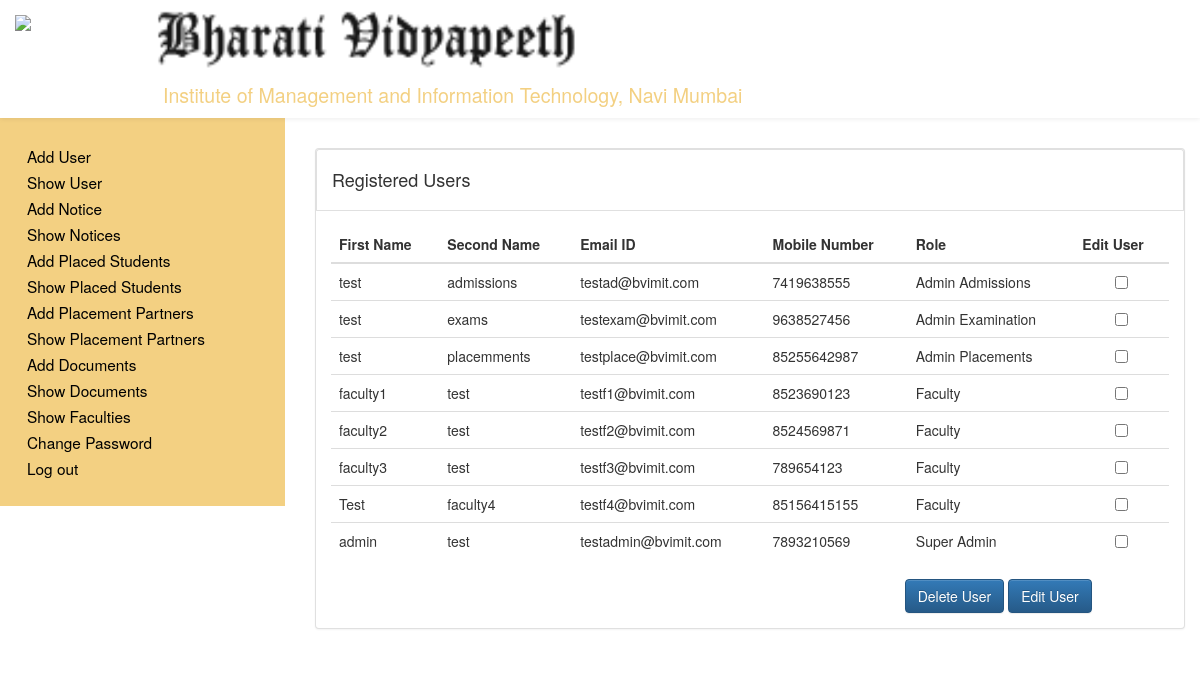
The page /admin_showUser.php (signed in) on the database its author committed.
### tables this page shows
CREATE TABLE IF NOT EXISTS `role` (
  `role_id` int(11) NOT NULL AUTO_INCREMENT,
  `user_id` int(11) NOT NULL,
  `role` varchar(100) NOT NULL,
  PRIMARY KEY (`role_id`),
  UNIQUE KEY `role_id` (`role_id`),
  UNIQUE KEY `user_id` (`user_id`)
);

CREATE TABLE IF NOT EXISTS `user` (
  `user_id` int(11) NOT NULL AUTO_INCREMENT,
  `faculty_id` int(11) DEFAULT NULL,
  `first_name` varchar(100) NOT NULL,
  `second_name` varchar(100) NOT NULL,
  `email_id` varchar(100) NOT NULL,
  `password` varchar(100) NOT NULL,
  `mobile` double NOT NULL,
  `profile_image` longblob,
  PRIMARY KEY (`user_id`),
  UNIQUE KEY `user_id` (`user_id`),
  UNIQUE KEY `emai_id` (`email_id`),
  UNIQUE KEY `mobile` (`mobile`),
  UNIQUE KEY `faculty_id` (`faculty_id`)
);

### admin_showUser.php (the view, shortened to what this page needs)
<?php require_once('includes/connection.php'); ?>
<?php include('includes/header_admin.php'); ?>
<div class="col-md-9 padding-top-30 show_users">
	<div class="panel">
		<div class="panel-heading">
			<h4> Registered Users </h4>
		</div>
		<div class="panel-body">
			<form name="Form" action="<?php echo $_SERVER['PHP_SELF']; ?>" method="post">
				<table class="table">
					<thead>
						<th>First Name</th>
						<th>Second Name</th>
						<th>Email ID</th>
						<th>Mobile Number</th>
						<th>Role</th>
						<th>Edit User</th>
					</thead>
					<tbody>
						<?php
							$query = "Select user.user_id, user.faculty_id, user.first_name, user.second_name, user.email_id, user.mobile, role.role from user, role where user.user_id = role.user_id ORDER BY role.role";
							$result = mysqli_query($connection, $query);
							if(mysqli_num_rows($result) != 0){
								while($row = mysqli_fetch_array($result, MYSQLI_ASSOC)){
									echo "<tr>";
										echo "<td>" .$row['first_name']. "</td>";
										echo "<td>" .$row['second_name']. "</td>";
										echo "<td>" .$row['email_id']. "</td>";
										echo "<td>" .$row['mobile']. "</td>";
										echo "<td>" .$row['role']. "</td>";
										echo "<td><input type=\"checkbox\" name=\"userId[]\" value=".$row['user_id']."></td>";
									echo "</tr>";
								}
							}else if(mysqli_num_rows($result) == 0){
								echo "<h3 class=\"test-center\"> No records for the users </h3>";
							}else{
								echo mysqli_error($connection);
							}
						?>
					</tbody>
				</table>
				<div class="col-md-4 float-right">
					<button class="btn btn-primary " name="btnDeleteUser" id="btnDeleteUser"> Delete User </button>
					<button class="btn btn-primary " name="btnEditUser" id="btnEditUser"> Edit User </button>
				</div>
			</form>
		</div>
	</div>
</div>
<?php require('includes/footer_admin.php'); ?>

### assets/css/style.css (style rules this page uses)
.padding-top-30 { padding-top: 30px; }
.float-right { float: right; }
input { font-size: 1em; padding: 10px 10px 10px 10px; display: block; width: 100%; border: none; background: transparent; color: #000; border-bottom: 1px solid #757575; }
.show_users .panel, .show_users .panel-heading { border: 1px solid rgba(0, 0, 0, 0.12); }

### rows shown on the page
role: user.first_name "test", user.second_name "admissions", user.email_id "testad@bvimit.com", user.mobile "7419638555", role "Admin Admissions"
role: user.first_name "test", user.second_name "exams", user.email_id "testexam@bvimit.com", user.mobile "9638527456", role "Admin Examination"
role: user.first_name "test", user.second_name "placemments", user.email_id "testplace@bvimit.com", user.mobile "85255642987", role "Admin Placements"
role: user.first_name "faculty1", user.second_name "test", user.email_id "testf1@bvimit.com", user.mobile "8523690123", role "Faculty"
role: user.first_name "faculty2", user.second_name "test", user.email_id "testf2@bvimit.com", user.mobile "8524569871", role "Faculty"
role: user.first_name "faculty3", user.second_name "test", user.email_id "testf3@bvimit.com", user.mobile "789654123", role "Faculty"
role: user.first_name "Test", user.second_name "faculty4", user.email_id "testf4@bvimit.com", user.mobile "85156415155", role "Faculty"
role: user.first_name "admin", user.second_name "test", user.email_id "testadmin@bvimit.com", user.mobile "7893210569", role "Super Admin"
